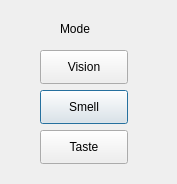
<?xml version="1.0" encoding="UTF-8"?>
<ui version="4.0">
 <class>Dialog</class>
 <widget class="QDialog" name="Dialog">
  <property name="geometry">
   <rect>
    <x>0</x>
    <y>0</y>
    <width>177</width>
    <height>184</height>
   </rect>
  </property>
  <property name="windowTitle">
   <string>Dialog</string>
  </property>
  <widget class="QPushButton" name="pushButton2">
   <property name="geometry">
    <rect>
     <x>40</x>
     <y>90</y>
     <width>88</width>
     <height>34</height>
    </rect>
   </property>
   <property name="text">
    <string>Smell</string>
   </property>
  </widget>
  <widget class="QPushButton" name="pushButton1">
   <property name="geometry">
    <rect>
     <x>40</x>
     <y>50</y>
     <width>88</width>
     <height>34</height>
    </rect>
   </property>
   <property name="text">
    <string>Vision</string>
   </property>
  </widget>
  <widget class="QLabel" name="label_21">
   <property name="geometry">
    <rect>
     <x>60</x>
     <y>20</y>
     <width>111</width>
     <height>18</height>
    </rect>
   </property>
   <property name="text">
    <string>Mode</string>
   </property>
  </widget>
  <widget class="QPushButton" name="pushButton3">
   <property name="geometry">
    <rect>
     <x>40</x>
     <y>130</y>
     <width>88</width>
     <height>34</height>
    </rect>
   </property>
   <property name="text">
    <string>Taste</string>
   </property>
  </widget>
 </widget>
 <resources/>
 <connections/>
</ui>
